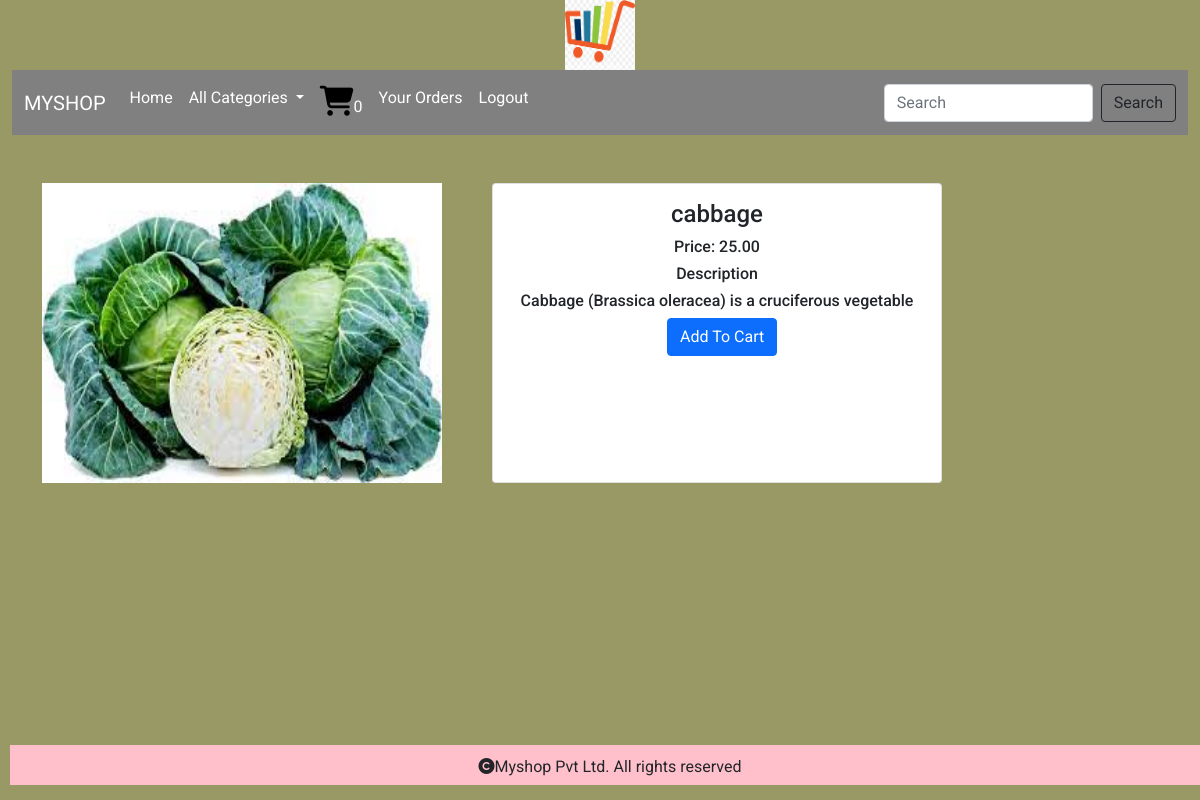
The page /productdetails/cabbage (signed in) on the database its author committed.
### shop/models.py (models this page shows, shortened)
class Product(models.Model):
    name=models.CharField(max_length=250, unique=True)
    slug=models.SlugField(max_length=250, unique=True)
    description=models.TextField(blank=True)
    price=models.DecimalField(max_digits=10,decimal_places=2)
    category=models.ForeignKey(Category,on_delete=models.CASCADE)
    image=models.ImageField(upload_to='img/products',null=True,blank=True)
    stock=models.IntegerField()
    available=models.BooleanField(default=True)
    created=models.DateTimeField(auto_now_add=True)
    updated=models.DateTimeField(auto_now_add=True)

### shop/views.py (the view)
# urls.py: path('productdetails/<slug:p>',views.productdetails,name="productdetails"),
@login_required
def productdetails(request,p):
    p=Product.objects.get(slug=p)
    return render(request,'productdetails.html',{'p':p})

### cart/context_processors.py (called while the page is built)
def counts(request):
    item_count=0
    if request.user.is_authenticated:
        user=request.user
        try:
            cart=Cart.objects.filter(user=user)
            for i in cart:
                item_count+=i.quantity
        except:
            item_count=0
    return{'item_count':item_count}

### shop/context_processors.py (called while the page is built)
def menu_links(request):
    links=Category.objects.all()
    return {'links':links}

### templates/productdetails.html
{% extends 'base.html' %}
{% load static %}
{% block content %}
<div class="container">
    <div class="row ">
        <div class=" col-sm-6 mt-5" style="height:600px;width:450px;">
<img src="{{p.image.url}}" height="300px" width="400px">
</div>
        <div class=" col-sm-6 mt-5">
            <div class="card" style="height:300px;width:450px;">
                  <div class="card-body">
                    <h4 class="card-title text-center">{{p.name}}</h4>
                    <h6 class="card-title text-center">Price: {{p.price}}</h6>
                      <h6 class="card-title text-center">Description</h6>
                      <h6 class="card-title text-center">{{p.description}}</h6>
                      {% if p.stock <= 0 %}
                      <h2>Out of Stock</h2>
                      {% else %}
                    <a href="{% url 'cart:add_cart' p.id %}" class="btn btn-primary" style="position:relative;left:38%;">Add To Cart</a>
                      {% endif %}
                </div>
            </div>
        </div>
    </div>
</div>
{% endblock %}

### static/css/style.css (style rules this page uses)
body { background-color:rgb(153, 153, 102); font-family: 'Roboto', sans-serif; }

### rows shown on the page
Product: image (picture), name "cabbage", price "25.00", description "Cabbage (Brassica oleracea) is a cruciferous vegetable"

### other values the page prints
{{ item_count }} "0"
